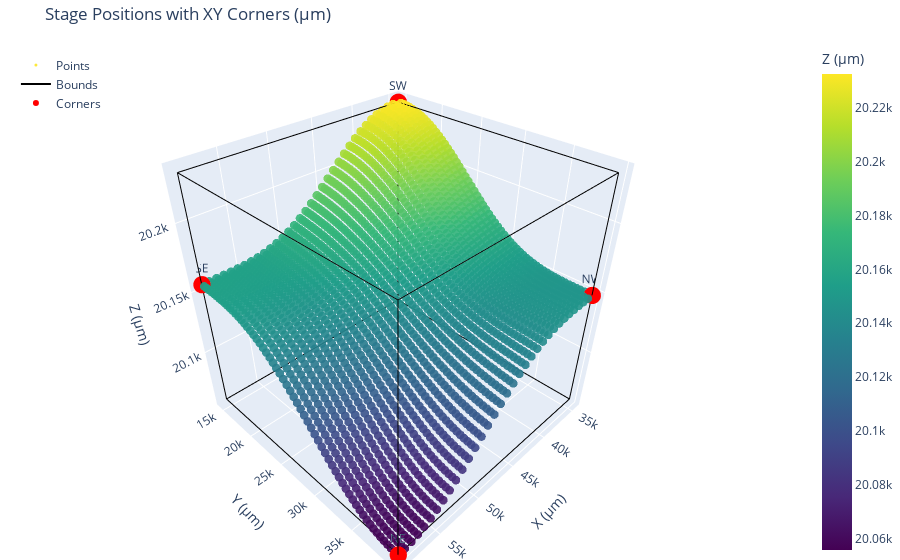

Notebook code cell kept with this figure:
### Code cell
import numpy as np
import pandas as pd
import plotly.graph_objects as go
from IPython.display import display

# --- helpers ---
def nearest_point_to_xy(d, x0, y0):
    i = ((d["X_um"] - x0)**2 + (d["Y_um"] - y0)**2).idxmin()
    row = d.loc[i, ["Index","Label","X_um","Y_um","Z_um"]]
    row.name = i
    return row

def box_edges(x0,x1,y0,y1,z0,z1):
    V = [(x0,y0,z0),(x1,y0,z0),(x1,y1,z0),(x0,y1,z0),
         (x0,y0,z1),(x1,y0,z1),(x1,y1,z1),(x0,y1,z1)]
    E = [(0,1),(1,2),(2,3),(3,0),(4,5),(5,6),(6,7),(7,4),(0,4),(1,5),(2,6),(3,7)]
    xs, ys, zs = [], [], []
    for a,b in E:
        xs += [V[a][0], V[b][0], None]
        ys += [V[a][1], V[b][1], None]
        zs += [V[a][2], V[b][2], None]
    return go.Scatter3d(x=xs, y=ys, z=zs, mode="lines",
                        line=dict(color="black", width=2),
                        name="Bounds", hoverinfo="skip")

# --- clean and ranges ---
cols = ["X_um", "Y_um", "Z_um"]
df_xyz = df_xyz.dropna(subset=cols).copy()  # uses your df_xyz from previous cell
x0, x1 = float(df_xyz["X_um"].min()), float(df_xyz["X_um"].max())
y0, y1 = float(df_xyz["Y_um"].min()), float(df_xyz["Y_um"].max())
z0, z1 = float(df_xyz["Z_um"].min()), float(df_xyz["Z_um"].max())

# --- find four corner points (nearest to the XY extremes) ---
corner_order = ["SW","NW","SE","NE"]
corner_xy = [(x0,y0), (x0,y1), (x1,y0), (x1,y1)]

corner_rows = [nearest_point_to_xy(df_xyz, *xy) for xy in corner_xy]
corners_df = pd.DataFrame(corner_rows)
corners_df.insert(0, "corner", corner_order)

# --- base scatter (all points) ---
pts = go.Scatter3d(
    x=df_xyz["X_um"], y=df_xyz["Y_um"], z=df_xyz["Z_um"],
    mode="markers",
    marker=dict(size=3, opacity=0.9, color=df_xyz["Z_um"],
                colorscale="Viridis", colorbar=dict(title="Z (µm)")),
    hovertemplate=("Index: %{customdata[0]}<br>"
                   "Label: %{customdata[1]}<br>"
                   "X: %{x:.2f} µm<br>"
                   "Y: %{y:.2f} µm<br>"
                   "Z: %{z:.2f} µm"),
    customdata=np.stack([
        df_xyz.get("Index", np.arange(len(df_xyz))),
        df_xyz.get("Label", [""]*len(df_xyz))
    ], axis=1),
    name="Points"
)

# --- red corner markers with labels ---
corner_trace = go.Scatter3d(
    x=corners_df["X_um"], y=corners_df["Y_um"], z=corners_df["Z_um"],
    mode="markers+text",
    marker=dict(size=6, color="red"),
    text=corners_df["corner"],
    textposition="top center",
    name="Corners"
)

# --- bounding box ---
box = box_edges(x0,x1,y0,y1,z0,z1)

# --- figure ---
fig = go.Figure(data=[pts, box, corner_trace])
fig.update_layout(
    title="Stage Positions with XY Corners (µm)",
    scene=dict(
        xaxis_title="X (µm)", yaxis_title="Y (µm)", zaxis_title="Z (µm)",
        aspectmode="cube", xaxis=dict(nticks=6), yaxis=dict(nticks=6), zaxis=dict(nticks=6),
    ),
    margin=dict(l=0, r=0, t=40, b=0),
    legend=dict(yanchor="top", y=0.98, xanchor="left", x=0.02)
)
fig.show()

# --- show corner coordinates as a DataFrame ---
display(corners_df[["corner","Index","Label","X_um","Y_um","Z_um"]])

### Figure 1 — Plotly figure (JSON) as saved in the notebook; plotly's stock layout.template omitted (floating-point values rounded to 4 significant figures; data arrays with more than 128 entries replaced by an {"elided": "..."} marker saying what was removed)
{"data": [{"customdata": {"elided": "2108x2 mixed values"}, "hovertemplate": "Index: %{customdata[0]}<br>Label: %{customdata[1]}<br>X: %{x:.2f} µm<br>Y: %{y:.2f} µm<br>Z: %{z:.2f} µm", "marker": {"color": {"elided": "2108 float values"}, "colorbar": {"title": {"text": "Z (µm)"}}, "colorscale": [[0, "#440154"], [0.1111, "#482878"], [0.2222, "#3e4989"], [0.3333, "#31688e"], [0.4444, "#26828e"], [0.5556, "#1f9e89"], [0.6667, "#35b779"], [0.7778, "#6ece58"], [0.8889, "#b5de2b"], [1, "#fde725"]], "opacity": 0.9, "size": 3}, "mode": "markers", "name": "Points", "type": "scatter3d", "x": {"elided": "2108 float values"}, "y": {"elided": "2108 float values"}, "z": {"elided": "2108 float values"}}, {"hoverinfo": "skip", "line": {"color": "black", "width": 2}, "mode": "lines", "name": "Bounds", "type": "scatter3d", "x": [34470.0, 59160.0, null, 59160.0, 59160.0, null, 59160.0, 34470.0, null, 34470.0, 34470.0, null, 34470.0, 59160.0, null, 59160.0, 59160.0, null, 59160.0, 34470.0, null, 34470.0, 34470.0, null, 34470.0, 34470.0, null, 59160.0, 59160.0, null, 59160.0, 59160.0, null, 34470.0, 34470.0, null], "y": [14590.0, 14590.0, null, 14590.0, 39730.0, null, 39730.0, 39730.0, null, 39730.0, 14590.0, null, 14590.0, 14590.0, null, 14590.0, 39730.0, null, 39730.0, 39730.0, null, 39730.0, 14590.0, null, 14590.0, 14590.0, null, 14590.0, 14590.0, null, 39730.0, 39730.0, null, 39730.0, 39730.0, null], "z": [20060.0, 20060.0, null, 20060.0, 20060.0, null, 20060.0, 20060.0, null, 20060.0, 20060.0, null, 20230.0, 20230.0, null, 20230.0, 20230.0, null, 20230.0, 20230.0, null, 20230.0, 20230.0, null, 20060.0, 20230.0, null, 20060.0, 20230.0, null, 20060.0, 20230.0, null, 20060.0, 20230.0, null]}, {"marker": {"color": "red", "size": 6}, "mode": "markers+text", "name": "Corners", "text": ["SW", "NW", "SE", "NE"], "textposition": "top center", "type": "scatter3d", "x": [34470.0, 34470.0, 59160.0, 59160.0], "y": [14590.0, 39730.0, 14590.0, 39730.0], "z": [20230.0, 20150.0, 20160.0, 20060.0]}], "layout": {"autosize": true, "legend": {"x": 0.02, "xanchor": "left", "y": 0.98, "yanchor": "top"}, "margin": {"b": 0, "l": 0, "r": 0, "t": 40}, "scene": {"aspectmode": "cube", "aspectratio": {"x": 1, "y": 1, "z": 1}, "xaxis": {"nticks": 6, "title": {"text": "X (µm)"}, "type": "linear"}, "yaxis": {"nticks": 6, "title": {"text": "Y (µm)"}, "type": "linear"}, "zaxis": {"nticks": 6, "title": {"text": "Z (µm)"}, "type": "linear"}}, "title": {"text": "Stage Positions with XY Corners (µm)"}}}
